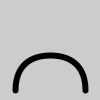
Frame 1 (no input)
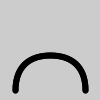
Frame 2 (the mouse pressed at the canvas centre, redrawn once)

The Processing sketch that drew these frames (run headless with seeded random() and noise(); the mouse was pressed at the canvas centre and the sketch redrawn once):

// Processing sketch: Ex_02
// ── Ex_02.pde
float c = 25.0;

void setup() {
  size(100, 100);
  smooth();
  noLoop();
}

void draw() {
  arch(c);
}

void arch(float curvature) {
  float y = 90.0;
  strokeWeight(6);
  noFill();
  beginShape();
  vertex(15.0, y);
  bezierVertex(15.0, y-curvature, 30.0, 55.0, 50.0, 55.0);
  bezierVertex(70.0, 55.0, 85.0, y-curvature, 85.0, y);
  endShape();
}
